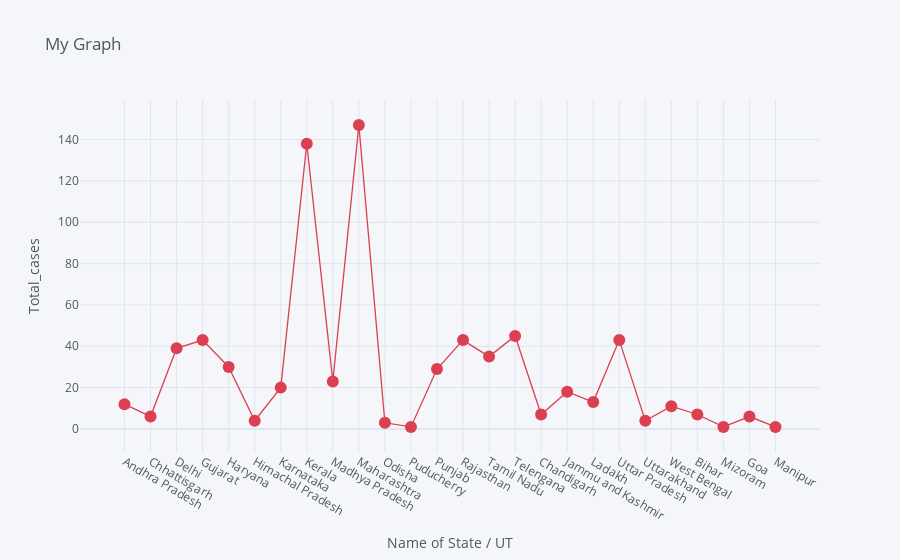

Here is the notebook cell this chart was saved with:
### Code cell
df.iplot(kind='scatter',x='Name of State / UT',y='Total_cases',mode='markers+lines',title='My Graph',xTitle='Name of State / UT',yTitle='Total_cases',colors='red')

### Figure 1 — Plotly figure (JSON) as saved in the notebook; plotly's stock layout.template omitted (floating-point values rounded to 4 significant figures)
{"data": [{"line": {"color": "rgba(219, 64, 82, 1.0)", "dash": "solid", "shape": "linear", "width": 1.3}, "marker": {"size": 12, "symbol": "circle"}, "mode": "markers+lines", "name": "Total_cases", "text": "", "type": "scatter", "x": ["Andhra Pradesh", "Chhattisgarh", "Delhi", "Gujarat", "Haryana", "Himachal Pradesh", "Karnataka", "Kerala", "Madhya Pradesh", "Maharashtra", "Odisha", "Puducherry", "Punjab", "Rajasthan", "Tamil Nadu", "Telengana", "Chandigarh", "Jammu and Kashmir", "Ladakh", "Uttar Pradesh", "Uttarakhand", "West Bengal", "Bihar", "Mizoram", "Goa", "Manipur"], "y": [12, 6, 39, 43, 30, 4, 20, 138, 23, 147, 3, 1, 29, 43, 35, 45, 7, 18, 13, 43, 4, 11, 7, 1, 6, 1]}], "layout": {"legend": {"bgcolor": "#F5F6F9", "font": {"color": "#4D5663"}}, "paper_bgcolor": "#F5F6F9", "plot_bgcolor": "#F5F6F9", "title": {"font": {"color": "#4D5663"}, "text": "My Graph"}, "xaxis": {"gridcolor": "#E1E5ED", "showgrid": true, "tickfont": {"color": "#4D5663"}, "title": {"font": {"color": "#4D5663"}, "text": "Name of State / UT"}, "zerolinecolor": "#E1E5ED"}, "yaxis": {"gridcolor": "#E1E5ED", "showgrid": true, "tickfont": {"color": "#4D5663"}, "title": {"font": {"color": "#4D5663"}, "text": "Total_cases"}, "zerolinecolor": "#E1E5ED"}}}
